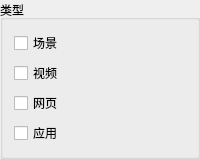
            <widget class="QGroupBox" name="groupBox_2">
             <property name="title">
              <string>类型</string>
             </property>
             <layout class="QVBoxLayout" name="verticalLayout_9">
              <item>
               <widget class="QCheckBox" name="checkBox_scene">
                <property name="minimumSize">
                 <size>
                  <width>0</width>
                  <height>0</height>
                 </size>
                </property>
                <property name="maximumSize">
                 <size>
                  <width>16777215</width>
                  <height>16777215</height>
                 </size>
                </property>
                <property name="text">
                 <string>场景</string>
                </property>
                <attribute name="buttonGroup">
                 <string notr="true">buttonGroup_type</string>
                </attribute>
               </widget>
              </item>
              <item>
               <widget class="QCheckBox" name="checkBox_video">
                <property name="minimumSize">
                 <size>
                  <width>0</width>
                  <height>0</height>
                 </size>
                </property>
                <property name="maximumSize">
                 <size>
                  <width>16777215</width>
                  <height>16777215</height>
                 </size>
                </property>
                <property name="text">
                 <string>视频</string>
                </property>
                <property name="checked">
                 <bool>false</bool>
                </property>
                <attribute name="buttonGroup">
                 <string notr="true">buttonGroup_type</string>
                </attribute>
               </widget>
              </item>
              <item>
               <widget class="QCheckBox" name="checkBox_web">
                <property name="minimumSize">
                 <size>
                  <width>0</width>
                  <height>0</height>
                 </size>
                </property>
                <property name="maximumSize">
                 <size>
                  <width>16777215</width>
                  <height>16777215</height>
                 </size>
                </property>
                <property name="text">
                 <string>网页</string>
                </property>
                <property name="checked">
                 <bool>false</bool>
                </property>
                <attribute name="buttonGroup">
                 <string notr="true">buttonGroup_type</string>
                </attribute>
               </widget>
              </item>
              <item>
               <widget class="QCheckBox" name="checkBox_application">
                <property name="minimumSize">
                 <size>
                  <width>0</width>
                  <height>0</height>
                 </size>
                </property>
                <property name="maximumSize">
                 <size>
                  <width>16777215</width>
                  <height>16777215</height>
                 </size>
                </property>
                <property name="text">
                 <string>应用</string>
                </property>
                <property name="checked">
                 <bool>false</bool>
                </property>
                <attribute name="buttonGroup">
                 <string notr="true">buttonGroup_type</string>
                </attribute>
               </widget>
              </item>
             </layout>
            </widget>
